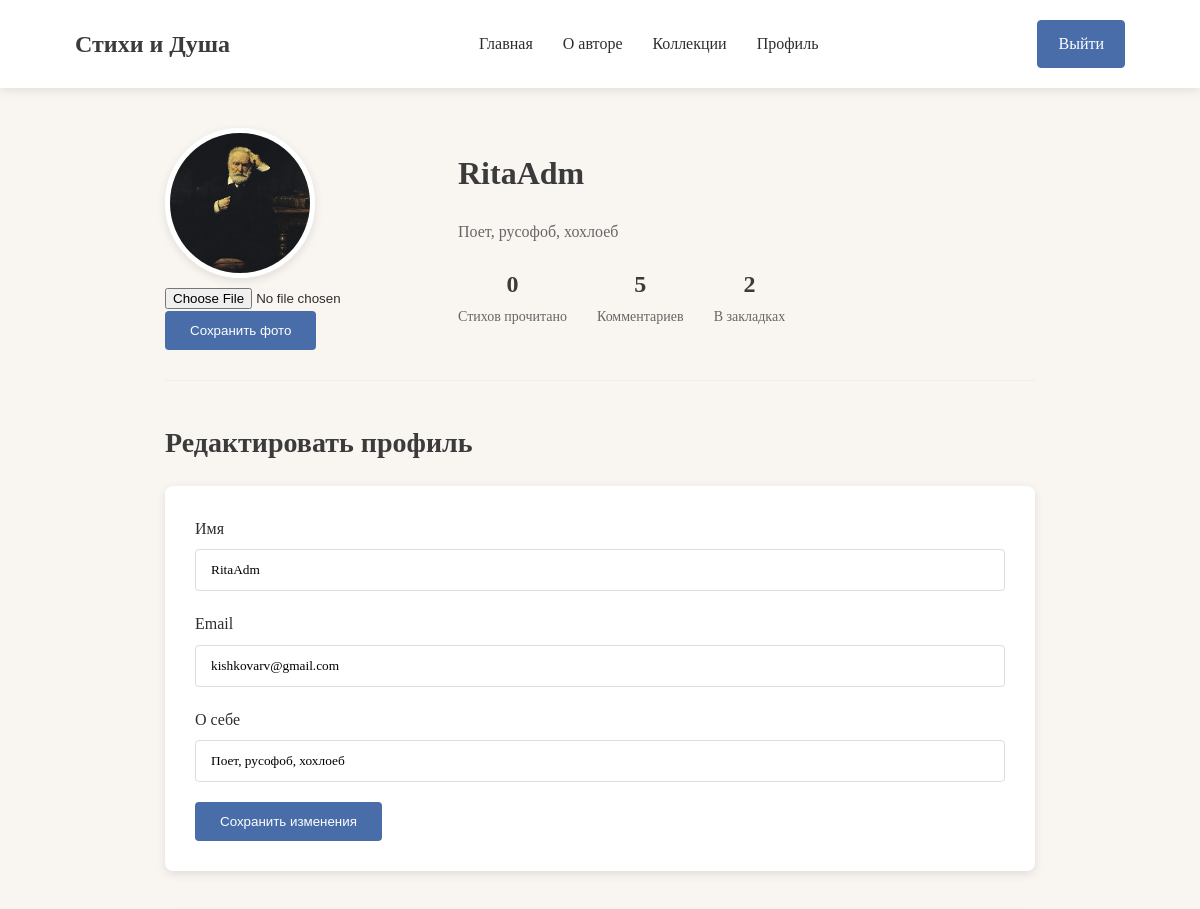
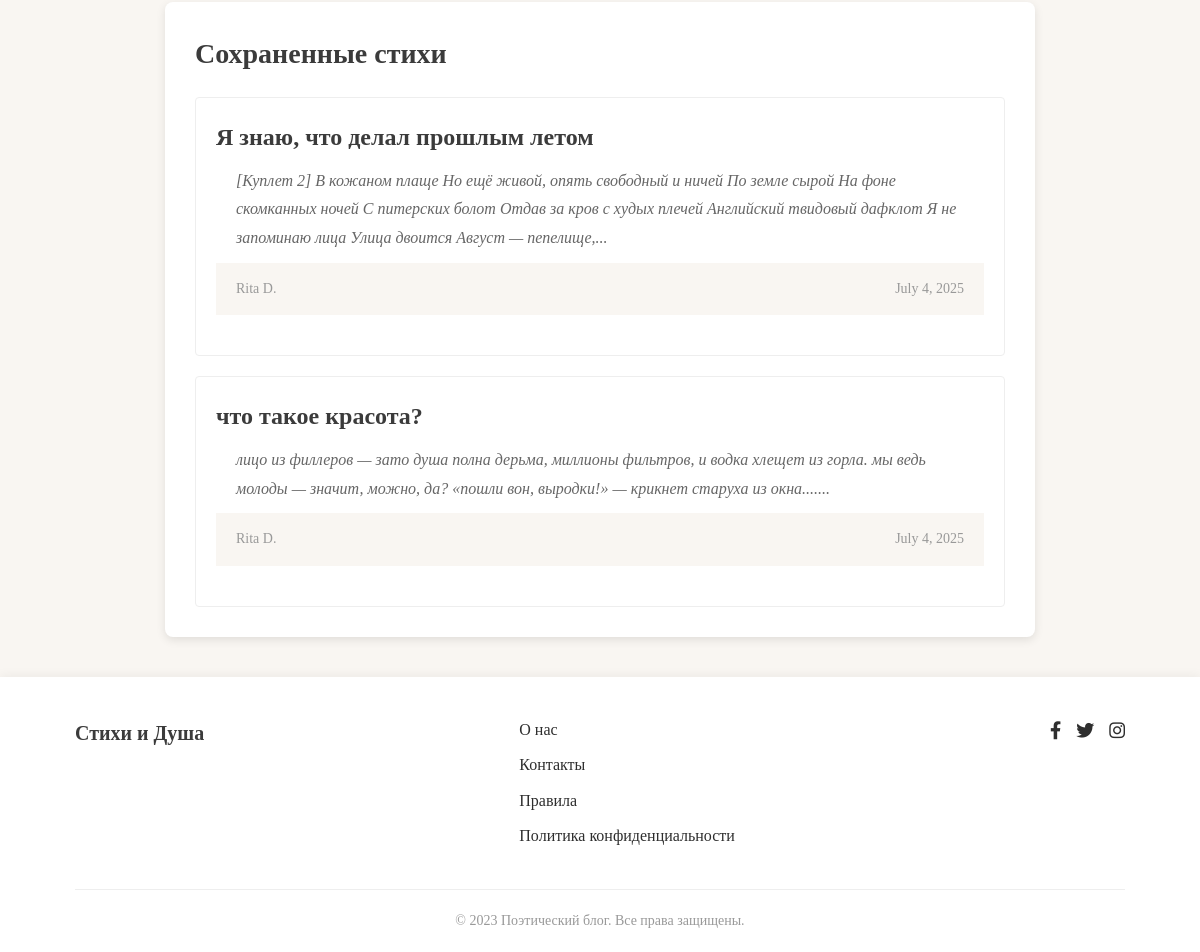
The page /users/profile/ (signed in) on the database its author committed (2 pictures, top to bottom).
### users/models.py (models this page shows)
class User(AbstractUser):
    image = models.ImageField(upload_to='avatars/', blank=True, null=True, default='avatars/author.jpg')
    about_me = models.TextField(null=True, blank=True)

### show/models.py (models this page shows, shortened)
class SavePoem(models.Model):
    poem = models.ForeignKey(to=Poem, on_delete=models.CASCADE, related_name='save_poems')
    user = models.ForeignKey(to=User, on_delete=models.CASCADE, related_name='save_poems')

class Poem(models.Model):
    title = models.CharField(max_length=120)
    text = models.TextField()
    category = models.ForeignKey(to=Category, on_delete=models.CASCADE, related_name='poems')
    date_public = models.DateTimeField(auto_now_add=True)
    like = models.ManyToManyField(to=User, related_name="poems", blank=True)
    reads = models.ManyToManyField(to=User, related_name="reads")
    def text_poem(self):
        dot = self.text.count('.')
        if dot > 1:
            total = self.text.find('.')
            total_str = self.text.find('.', total + 1)
            return f"{self.text[0:total_str + 1]}..."
        else:
            return self.text

### users/views.py (the view)
# urls.py: path('profile/', views.profile, name="profile"),
@login_required
def profile(request):
    if request.method == "POST":
        form = ProfileForm(request.POST, request.FILES, instance=request.user)
        if form.is_valid():
            form.save()
            return redirect('index')
    else:
        form = ProfileForm(instance=request.user)
    context = {
        'form' : form,
        'save_poems' : SavePoem.objects.filter(user=request.user)
    }
    return render(request, 'users/profile.html', context)

### users/forms.py
class ProfileForm(UserChangeForm):
    username = forms.CharField(widget=forms.TextInput())
    email = forms.EmailField(widget=forms.EmailInput(attrs={
        'readonly' : True
    }))
    about_me = forms.CharField(widget=forms.TextInput())
    image = forms.ImageField(widget=forms.FileInput())
    class Meta:
        model = User
        fields = ('username', 'email', 'about_me', 'image')

### users/templates/users/profile.html (shortened to what this page needs)
{% extends "users/base.html" %}
{% load static %}
{% block main %}
    <main class="main profile-page">
        <div class="container">
            <section class="profile-header">
                <div class="profile-avatar">
                    <img
                    src="{{ user.image.url }}"
                    alt="Аватар пользователя">
                <form action="{% url 'users:profile' %}" method="POST" enctype="multipart/form-data">
                    <div class="block_change">{{ form.image }}</div>
                    <button type="submit" class="btn btn-save">Сохранить фото</button>
                </form>
                </div>
                <div class="profile-info">
                    <h1>{{ user.username }}</h1>
                    <p class="profile-bio">{% if user.about_me %}{{ user.about_me }}{% else %}О себе{% endif %}</p>
                    <div class="profile-stats">
                        <div class="stat">
                            <span class="stat-number">{{ user.reads.all.count }}</span>
                            <span class="stat-label">Стихов прочитано</span>
                        </div>
                        <div class="stat">
                            <span class="stat-number">{{ user.comment.count }}</span>
                            <span class="stat-label">Комментариев</span>
                        </div>
                        <div class="stat">
                            <span class="stat-number">{{ user.save_poems.count }}</span>
                            <span class="stat-label">В закладках</span>
                        </div>
                    </div>
                </div>
            </section>
            <section class="profile-edit">
                <h2>Редактировать профиль</h2>
                <form class="edit-form" action="{% url "users:profile" %}" method="POST">
                    <div class="form-group">
                        <label for="{{ form.username.id_for_label }}">Имя</label>
                        {{ form.username }}
                    </div>
                    <div class="form-group">
                        <label for="{{ form.email.id_for_label }}">Email</label>
                        {{ form.email }}
                    </div>
                    <div class="form-group">
                        <label for="{{ form.about_me.id_for_label }}">О себе</label>
                        {{ form.about_me }}
                    </div>
                    <button type="submit" class="btn btn-save">Сохранить изменения</button>
                </form>
            </section>
            <section class="favorite-poems">
                <h2>Сохраненные стихи</h2>
                <div class="poem-list">
                    {% for poem in save_poems %}
                        <div class="poem-item">
                            <h3><a href="{% url "show:poem" poem.poem.id %}">{{ poem.poem.title }}</a></h3>
                            <p class="poem-excerpt">{{ poem.poem.text_poem }}...</p>
                            <div class="poem-meta">
                                <span class="author">Rita D.</span>
                                <span class="date">{{ poem.poem.date_public.date }}</span>
                            </div>
                        </div>
                    {% endfor %}
                </div>
            </section>
        </div>
    </main>
{% endblock main %}

### frontend/css/style.css (style rules this page uses)
:root { --bg-color: #F9F6F2; --text-color: #2E2E2E; --heading-color: #3B3B3B; --accent-color: #C18C5D; --button-color: #486DA9; --category-color: #E7D8C1; }
* { margin: 0; padding: 0; box-sizing: border-box; }
body { font-family: 'Georgia', serif; background-color: var(--bg-color); color: var(--text-color); line-height: 1.6; }
a { text-decoration: none; color: var(--button-color); transition: color 0.3s; }
img { max-width: 100%; height: auto; }
.container { width: 90%; max-width: 1200px; margin: 0 auto; padding: 0 15px; }
.btn { display: inline-block; padding: 10px 20px; border-radius: 4px; font-weight: 500; transition: all 0.3s; }
.main { padding: 40px 0; }
h1, h2, h3, h4 { color: var(--heading-color); margin-bottom: 20px; font-weight: 600; }
h1 { font-size: 32px; }
h2 { font-size: 28px; }
h3 { font-size: 24px; }
.poem-meta { display: flex; justify-content: space-between; padding: 15px 20px; background-color: var(--bg-color); font-size: 14px; color: #666; }
.poem-excerpt { padding: 0 20px; margin-bottom: 20px; color: var(--text-color); line-height: 1.8; }
.poem-meta { margin-bottom: 20px; }
.profile-page { max-width: 1000px; margin: 0 auto; }
.profile-header { display: flex; align-items: center; gap: 40px; margin-bottom: 40px; padding-bottom: 30px; border-bottom: 1px solid #eee; }
.profile-avatar img { width: 150px; height: 150px; border-radius: 50%; object-fit: cover; border: 5px solid white; box-shadow: 0 3px 10px rgba(0, 0, 0, 0.1); }
.profile-bio { color: #666; margin-bottom: 20px; }
.profile-stats { display: flex; gap: 30px; }
.stat { text-align: center; }
.stat-number { display: block; font-size: 24px; font-weight: 600; color: var(--heading-color); }
.stat-label { font-size: 14px; color: #666; }
.edit-form { background-color: white; padding: 30px; border-radius: 8px; box-shadow: 0 3px 10px rgba(0, 0, 0, 0.1); margin-bottom: 40px; }
.form-group { margin-bottom: 20px; }
.form-group label { display: block; margin-bottom: 8px; font-weight: 500; }
.form-group input, .form-group textarea { width: 100%; padding: 12px 15px; border: 1px solid #ddd; border-radius: 4px; font-family: inherit; }
.btn-save { background-color: var(--button-color); color: white; border: none; padding: 12px 25px; }
.favorite-poems { background-color: white; padding: 30px; border-radius: 8px; box-shadow: 0 3px 10px rgba(0, 0, 0, 0.1); }
.poem-list { display: grid; gap: 20px; }
.poem-item { padding: 20px; border: 1px solid #eee; border-radius: 4px; }
.poem-item h3 { margin-bottom: 10px; }
.poem-item h3 a { color: var(--heading-color); }
.poem-excerpt { color: #666; margin-bottom: 10px; font-style: italic; }
.poem-meta { font-size: 14px; color: #999; }
.poem-meta .author { margin-right: 15px; }
.poem-card, .poem-full, .comment, .profile-header, .auth-form-container { animation: fadeIn 0.6s ease-out forwards; }
.btn { transition: all 0.3s ease; }

### rows shown on the page
User: image (picture), username "RitaAdm", about_me "Поет, русофоб, хохлоеб", reads.all.count "0", comment.count "5", save_poems.count "2", email "kishkovarv@gmail.com"
SavePoem: poem "Я знаю, что делал прошлым летом", poem.text_poem "[Куплет 2] В кожаном плаще Но ещё живой, опять свободный и ничей По земле сырой На фоне скомканных ночей С питерских болот Отдав за кров с худых плечей Английский твидовый дафклот Я не запоминаю лица Улица двоится Август — пепелище,", poem.date_public "July 4, 2025"
SavePoem: poem "что такое красота?", poem.text_poem "лицо из филлеров — зато душа полна дерьма, миллионы фильтров, и водка хлещет из горла. мы ведь молоды — значит, можно, да? «пошли вон, выродки!» — крикнет старуха из окна....", poem.date_public "July 4, 2025"
